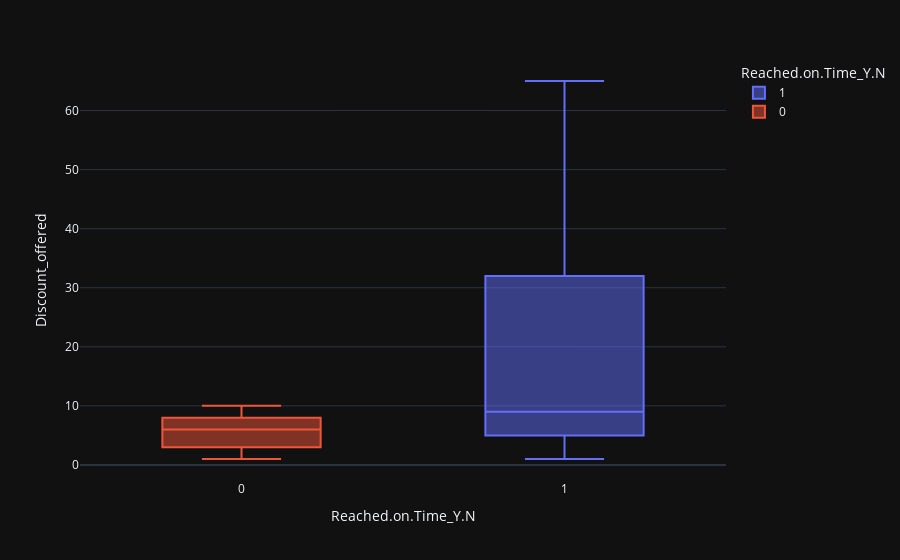

Write notebook code for a chart like this one.
### Code cell
px.box(data_frame = df, x = 'Reached.on.Time_Y.N', y = 'Discount_offered', 
       color = 'Reached.on.Time_Y.N', template = 'plotly_dark')

### Figure 1 — Plotly figure (JSON) as saved in the notebook; plotly's stock layout.template omitted (floating-point values rounded to 4 significant figures; data arrays with more than 128 entries replaced by an {"elided": "..."} marker saying what was removed)
{"data": [{"alignmentgroup": "True", "hovertemplate": "Reached.on.Time_Y.N=%{x}<br>Discount_offered=%{y}<extra></extra>", "legendgroup": "1", "marker": {"color": "#636efa"}, "name": "1", "notched": false, "offsetgroup": "1", "orientation": "v", "showlegend": true, "type": "box", "x": {"elided": "6563 int values"}, "x0": " ", "xaxis": "x", "y": {"elided": "6563 int values"}, "y0": " ", "yaxis": "y"}, {"alignmentgroup": "True", "hovertemplate": "Reached.on.Time_Y.N=%{x}<br>Discount_offered=%{y}<extra></extra>", "legendgroup": "0", "marker": {"color": "#EF553B"}, "name": "0", "notched": false, "offsetgroup": "0", "orientation": "v", "showlegend": true, "type": "box", "x": {"elided": "4436 int values"}, "x0": " ", "xaxis": "x", "y": {"elided": "4436 int values"}, "y0": " ", "yaxis": "y"}], "layout": {"boxmode": "overlay", "legend": {"title": {"text": "Reached.on.Time_Y.N"}, "tracegroupgap": 0}, "margin": {"t": 60}, "xaxis": {"anchor": "y", "categoryarray": [1, 0], "categoryorder": "array", "domain": [0, 1], "title": {"text": "Reached.on.Time_Y.N"}}, "yaxis": {"anchor": "x", "domain": [0, 1], "title": {"text": "Discount_offered"}}}}
